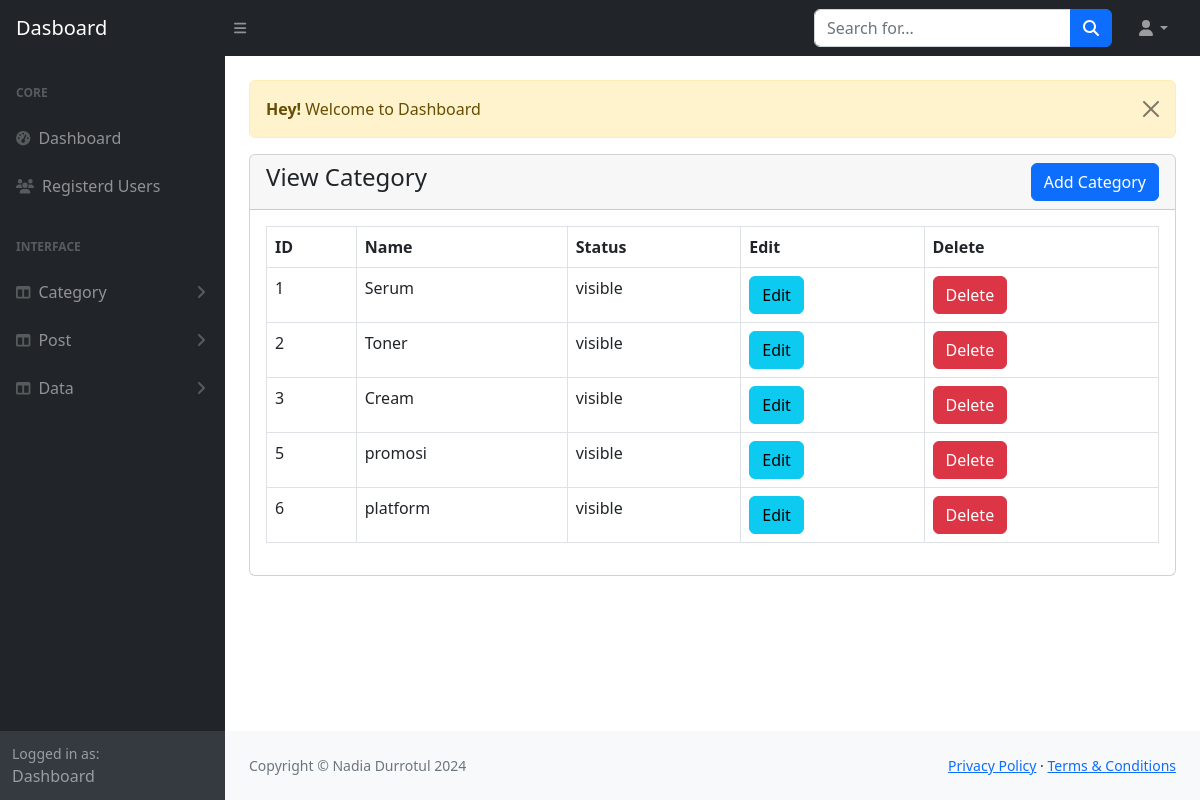
/admin1/category-view.php (signed in), run on the app's committed database.
### tables this page shows
CREATE TABLE `categories1` (
  `id` int(11) NOT NULL,
  `name` varchar(191) NOT NULL,
  `slug` varchar(191) NOT NULL,
  `description` text DEFAULT NULL,
  `meta_title` text NOT NULL,
  `meta_description` mediumtext DEFAULT NULL,
  `meta_keyword` mediumtext DEFAULT NULL,
  `navbar_status` tinyint(1) DEFAULT 0,
  `status` tinyint(1) DEFAULT 0 COMMENT '0=visible, 1=hidden, 2=deleted',
  `created_at` timestamp NULL DEFAULT current_timestamp()
);

### admin1/category-view.php (the view)
<?php
include('authentication.php');
include('includes/header.php');
?>
<div class="container-fluid px-4">
    <div class="row mt-4">
        <div class="col-md-12">
            <?php include('message.php'); ?>
            <div class="card">
                <div class="card-header">
                    <h4>View Category
                        <a href="category-add.php" class="btn btn-primary float-end">Add Category</a>
                    </h4>
                </div>
                <div class="card-body">
                    <div class="table-responsive">
                        <table class="table table-bordered table-stripe">
                            <thead>
                                <tr>
                                    <th>ID</th>
                                    <th>Name</th>
                                    <th>Status</th>
                                    <th>Edit</th>
                                    <th>Delete</th>
                                </tr>
                            </thead>
                            <tbody>
                                <?php
                                $category = "SELECT * FROM categories1 WHERE status!='2'";
                                $category_run = mysqli_query($con, $category);
                                if (mysqli_num_rows($category_run) > 0) {
                                    foreach ($category_run as $item) {
                                        ?>
                                        <tr>
                                            <td>
                                                <?= $item['id'] ?>
                                            </td>
                                            <td>
                                                <?= $item['name'] ?>
                                            </td>
                                            <td>
                                                <?= $item['status'] == '1' ? 'hidden' : 'visible' ?>
                                            </td>
                                            <td>
                                                <a href="category-edit.php?id=<?= $item['id'] ?>" class="btn btn-info">Edit</a>
                                            </td>
                                            <td>
                                                <form action="code.php" method="POST">
                                            <button type="submit" name="category_delete" value="<?=$item['id'] ?>" class="btn btn-danger">Delete</button>
                                            </form>
                                            </td>
                                        </tr>
                                        <?php
                                    }
                                } else {
                                    ?>
                                    <tr>
                                        <td colspan="5">No Record Found</td>
                                    </tr>
                                    <?php
                                }
                                ?>
                            </tbody>
                        </table>
                    </div>
                </div>
            </div>
        </div>
    </div>
</div>
<?php
include('includes/footer.php');
include('includes/scripts.php');
?>

### data on the page
categories1: id "1", name "Serum", status "visible"
categories1: id "2", name "Toner", status "visible"
categories1: id "3", name "Cream", status "visible"
categories1: id "5", name "promosi", status "visible"
categories1: id "6", name "platform", status "visible"

### other printed values
$_SESSION['message'] "Welcome to Dashboard"
